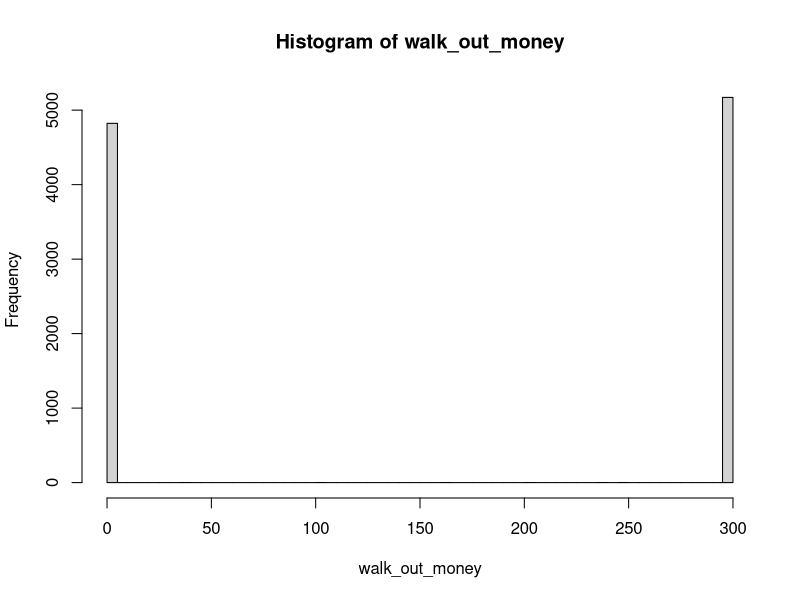
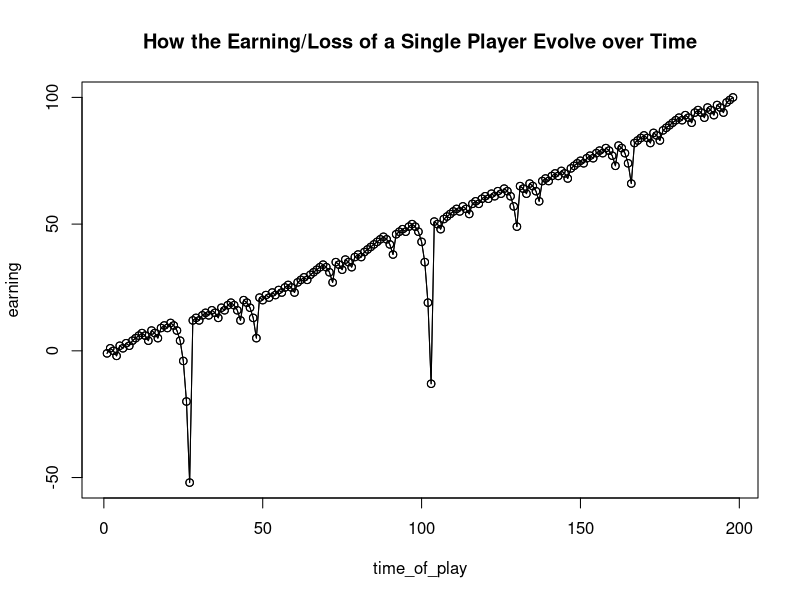

These charts were generated, in order, by the following R code: (Note: a time limit stopped this script after it produced the figures.)
## ---- chunk 1
#needed to use the pipe '%>%'
library(magrittr)
## ---- chunk 2
#' A single play of the Martingale strategy
#'

#' Takes a state list, spins the roulette wheel, returns the state list with updated values (for example, budget, plays, etc)
#' @param state A list with the following entries: 
#'   B              number, the budget
#'   W              number, the budget threshold for successfully stoping
#'   L              number, the maximum number of plays 
#'   M              number, the casino wager limit
#'   plays          integer, the number of plays executed
#'   previous_wager number, the wager in the previous play (0 at first play)
#'   previous_win   TRUE/FALSE, indicator if the previous play was a win (TRUE at first play)
#' @return The updated state list
one_play <- function(state){
  
    # Wager
    proposed_wager <- ifelse(state$previous_win, 1, 2*state$previous_wager)
    wager <- min(proposed_wager, state$M, state$B)
    
    # Spin of the wheel
    red <- rbinom(1,1,18/38)
    
    # Update state
    state$plays <- state$plays + 1
    state$previous_wager <- wager
    if(red){
      # WIN
      state$B <- state$B + wager
      state$previous_win <- TRUE
    }else{
      # LOSE
      state$B <- state$B - wager
      state$previous_win <- FALSE
    }
  state
}


#' Stopping rule
#'
#' Takes the state list and determines if the gambler has to stop
#' @param state A list.  See one_play
#' @return TRUE/FALSE
stop_play <- function(state){
  if(state$B <= 0) return(TRUE)
  if(state$plays >= state$L) return(TRUE)
  if(state$B >= state$W) return(TRUE)
  FALSE
}


#' Play roulette to either bankruptcy, success, or play limits
#'
#' @param B number, the starting budget
#' @param W number, the budget threshold for successfully stoping
#' @param L number, the maximum number of plays 
#' @param M number, the casino wager limit
#' @return A vector of budget values calculated after each play.
one_series <- function(
    B = 200
  , W = 300
  , L = 1000
  , M = 100
){

  # initial state
  state <- list(
    B = B
  , W = W
  , L = L
  , M = M
  , plays = 0
  , previous_wager = 0
  , previous_win = TRUE
  )
  
  # vector to store budget over series of plays
  budget <- rep(NA, L)
  
  # For loop of plays
  for(i in 1:L){
    new_state <- state %>% one_play
    budget[i] <- new_state$B
    if(new_state %>% stop_play){
      return(budget[1:i])
    }
    state <- new_state
  }
  budget    
}

# helper function
get_last <- function(x) x[length(x)] 

# Simulation
walk_out_money <- rep(NA, 10000)
for(j in seq_along(walk_out_money)){
  walk_out_money[j] <- one_series(B = 200, W = 300, L = 1000, M = 100) %>% get_last
}

## ---- chunk 3
# Walk out money distribution
hist(walk_out_money, breaks = 100)

# Estimated probability of walking out with extra cash
mean(walk_out_money > 200)

# Estimated earnings
# Problem 2
mean(walk_out_money - 200)
## ---- chunk 4
# Problem 2

# How the earning of one player vary over the whole time of his playing

# Plot one player's budget change over the time of wagers

#calculate earning and time of play
  earning <- one_series(B = 200, W = 300, L = 1000, M = 100) - 200
  
  time_of_play <- (1:length(earning))
  
  #length(earning)
  #length(time_of_play)
  
# Make a line chart
  plot (time_of_play, earning, type = "o", main = "How the Earning/Loss of a Single Player Evolve over Time")
  lines(time_of_play, earning, type = "o")
  
# Calculate the gambler's average earning
  mean(earning)
  
## ---- chunk 5
# how changing a parameter of the simulation (see table below) does or does not have an impact on average earnings.
#' @param B number, the starting budget
#' @param W number, the budget threshold for successfully stoping
#' @param L number, the maximum number of plays 
#' @param M number, the casino wager limit

# Simulation
# Output average earning
one_simulation <- function(
  B = 200
  , W = 300
  , L = 1000
  , M = 100
){
  walk_out_money <- rep(NA, 3000)  #change the rep times to 10000
  for(j in seq_along(walk_out_money)){
    walk_out_money[j] <- one_series(B = 200, W = 300, L = 1000, M = 100) %>% get_last
  }

  return(mean(walk_out_money - 200))
}

## ---- chunk 6

# The variation time of one variable
time_of_variation = 5

# Change B, the starting budget
b <- seq(100, 100*time_of_variation, by = 100)
b

earning <- rep(NA, time_of_variation)
earning

for(i in 1:time_of_variation){
  earning[i] <- one_simulation(
    B = b
  , W = 300
  , L = 1000
  , M = 100)
}

earning

## ---- chunk 7
  plot (b, earning, type = "o", main = "How the Average Earning Change when the Starting Budget Changes", xlab = "B (starting budget)", ylab = "Average Earning")
  lines(b, earning, type = "o")
## ---- chunk 8
# Estimate the average number of plays before stopping

number_of_plays <- rep(NA, 10000)
for(j in seq_along(walk_out_money)){
  
  one_series_result <- one_series(B = 200, W = 300, L = 1000, M = 100) 
  
  number_of_plays[j] <- length(one_series_result)
}

mean(number_of_plays)
## ---- chunk 9
